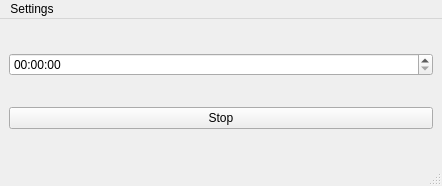
<?xml version="1.0" encoding="UTF-8"?>
<ui version="4.0">
 <class>MainWindow</class>
 <widget class="QMainWindow" name="MainWindow">
  <property name="geometry">
   <rect>
    <x>0</x>
    <y>0</y>
    <width>442</width>
    <height>186</height>
   </rect>
  </property>
  <property name="windowTitle">
   <string>MainWindow</string>
  </property>
  <widget class="QWidget" name="centralwidget">
   <layout class="QGridLayout" name="gridLayout">
    <item row="0" column="0" colspan="2">
     <widget class="QTimeEdit" name="time"/>
    </item>
    <item row="1" column="0" colspan="2">
     <widget class="QPushButton" name="startstop">
      <property name="text">
       <string>Stop</string>
      </property>
     </widget>
    </item>
   </layout>
  </widget>
  <widget class="QMenuBar" name="menubar">
   <property name="geometry">
    <rect>
     <x>0</x>
     <y>0</y>
     <width>442</width>
     <height>21</height>
    </rect>
   </property>
   <property name="defaultUp">
    <bool>false</bool>
   </property>
   <widget class="QMenu" name="menuSettings">
    <property name="title">
     <string>Settings</string>
    </property>
    <addaction name="separator"/>
   </widget>
   <addaction name="menuSettings"/>
  </widget>
  <widget class="QStatusBar" name="statusbar"/>
 </widget>
 <resources/>
 <connections/>
</ui>
